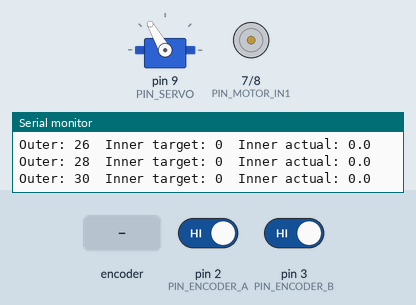
The sketch below on a simulated Arduino Nano, built with avr-gcc and run on an emulated ATmega328P. On the bench: servo, motor-driver pin pairs drawn as motors (green arrow = first pin HIGH = forward, orange = second pin HIGH = backward, longer = more drive, scaled by the enable pin), the last lines printed to the serial monitor. The test bench sets the inputs (shaded band); at power-on: pin 2 (PIN_ENCODER_A) HIGH, pin 3 (PIN_ENCODER_B) HIGH.

Above: at 1.76 s.
2.3 s: rotary encoder on pin 2 (PIN_ENCODER_A) / pin 3 (PIN_ENCODER_B) turned 3 steps (first pin leading)
At 3.2 s:
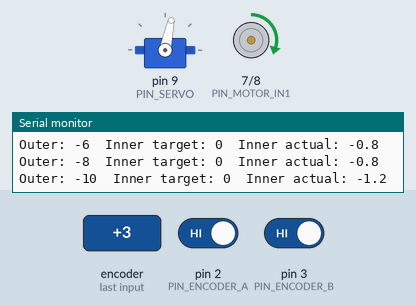
5.9 s: rotary encoder on pin 2 (PIN_ENCODER_A) / pin 3 (PIN_ENCODER_B) turned 2 steps (second pin leading)
At 8.7 s:
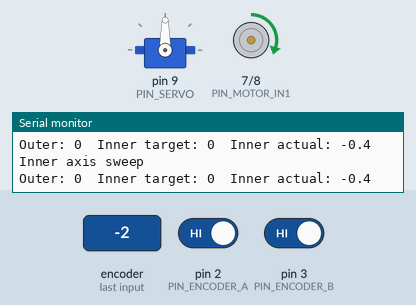
Timing chart, 0 to 57.4 s (numbered marks = the images above; inputs shaded):
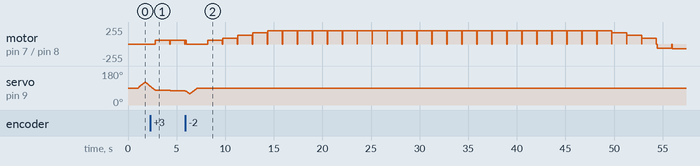

The sketch:

gimbal_test.ino
```cpp
/*
 * Gimbal Test - 2 DOF
 *
 * Sweeps each gimbal axis -30 -> +30 deg in small steps, then both together
 *   Outer axis (frame): servo drives the frame directly
 *   Inner axis (bar):   DC motor with encoder drives the bar through the spur gears
 *
 * The encoder only counts movement, so wherever the bar is at power-up is 0 deg
 * Start it level
 *
 * Wiring (Arduino Nano + L298N motor driver):
 *   Outer servo signal -> D9
 *   L298N ENA          -> D5 (PWM, remove the ENA jumper)
 *   L298N IN1 / IN2    -> D7 / D8
 *   Inner DC motor     -> L298N OUT1 / OUT2
 *   L298N GND          -> Arduino GND (common ground with the motor supply)
 *   Encoder channel A -> D2
 *   Encoder channel B -> D3
 *   Encoder VCC / GND -> 5V / GND
 */

#include <Servo.h>

// Pins
const int PIN_SERVO     = 9;
const int PIN_MOTOR_EN  = 5;         // must be PWM; Servo lib disables PWM on D9/D10
const int PIN_MOTOR_IN1 = 7;
const int PIN_MOTOR_IN2 = 8;
const int PIN_ENCODER_A = 2;
const int PIN_ENCODER_B = 3;

// Tuning
const int MIN_ANGLE = -30;           // degrees from level
const int MAX_ANGLE = 30;
const int STEP_DEG  = 2;
const unsigned long STEP_MS  = 40;   // pause between steps
const unsigned long PAUSE_MS = 1000; // pause between sweeps

const int SERVO_LEVEL = 90;          // servo angle that puts the frame level

// Encoder counts for one full turn of the bar:
// encoder pulses per motor rev x motor gearbox ratio x (bar gear teeth / motor gear teeth)
const float COUNTS_PER_REV = 12 * 75.0 * 1.0;
const float COUNTS_PER_DEG = COUNTS_PER_REV / 360.0;

// Inner motor: speed = KP x error (degrees) limited to MIN_SPEED..MAX_SPEED
const float KP = 20.0;
const int MIN_SPEED = 60;            // slowest speed that still turns the motor
const int MAX_SPEED = 200;           // PWM duty, 0-255
const float TOLERANCE_DEG = 1.0;     // close enough to stop
const unsigned long MOVE_TIMEOUT_MS = 1500;

// State
Servo outerServo;

volatile long encoderCount = 0;

// Runs on every rising edge of channel A. Channel B tells us the direction.
void readEncoder() {
  if (digitalRead(PIN_ENCODER_B) == HIGH) encoderCount++;
  else                                    encoderCount--;
}

float innerAngle() {
  noInterrupts();
  long count = encoderCount;
  interrupts();
  return count / COUNTS_PER_DEG;
}

// speed 0-255, forward picks the direction
void driveMotor(int speed, bool forward) {
  digitalWrite(PIN_MOTOR_IN1, forward ? HIGH : LOW);
  digitalWrite(PIN_MOTOR_IN2, forward ? LOW : HIGH);
  analogWrite(PIN_MOTOR_EN, speed);
}

// Let the motor coast
void stopMotor() {
  analogWrite(PIN_MOTOR_EN, 0);
  digitalWrite(PIN_MOTOR_IN1, LOW);
  digitalWrite(PIN_MOTOR_IN2, LOW);
}

// Drive the inner motor until the bar reaches target (or we time out)
void moveInner(int target) {
  unsigned long start = millis();
  while (millis() - start < MOVE_TIMEOUT_MS) {
    float error = target - innerAngle();
    if (abs(error) <= TOLERANCE_DEG) break;

    driveMotor(constrain(KP * abs(error), MIN_SPEED, MAX_SPEED), error > 0);
  }
  stopMotor();
}

void moveTo(int outer, int inner) {
  outerServo.write(SERVO_LEVEL + outer);
  moveInner(inner);

  Serial.print("Outer: ");         Serial.print(outer);
  Serial.print("  Inner target: "); Serial.print(inner);
  Serial.print("  Inner actual: "); Serial.println(innerAngle(), 1);
  delay(STEP_MS);
}

// Step 0 -> MAX -> MIN -> 0 on the chosen axes. The other axis stays level.
void sweep(bool outer, bool inner) {
  for (int a = 0; a <= MAX_ANGLE; a += STEP_DEG)         moveTo(outer ? a : 0, inner ? a : 0);
  for (int a = MAX_ANGLE; a >= MIN_ANGLE; a -= STEP_DEG) moveTo(outer ? a : 0, inner ? a : 0);
  for (int a = MIN_ANGLE; a <= 0; a += STEP_DEG)         moveTo(outer ? a : 0, inner ? a : 0);
  delay(PAUSE_MS);
}

// Main
void setup() {
  Serial.begin(9600);

  pinMode(PIN_MOTOR_EN, OUTPUT);
  pinMode(PIN_MOTOR_IN1, OUTPUT);
  pinMode(PIN_MOTOR_IN2, OUTPUT);
  stopMotor();

  outerServo.attach(PIN_SERVO);
  outerServo.write(SERVO_LEVEL);

  pinMode(PIN_ENCODER_A, INPUT_PULLUP);
  pinMode(PIN_ENCODER_B, INPUT_PULLUP);
  attachInterrupt(digitalPinToInterrupt(PIN_ENCODER_A), readEncoder, RISING);

  delay(1000);                       // give the servo time to settle
}

void loop() {
  Serial.println("Outer axis sweep");
  sweep(true, false);

  Serial.println("Inner axis sweep");
  sweep(false, true);

  Serial.println("Both axes sweep");
  sweep(true, true);
}
```
